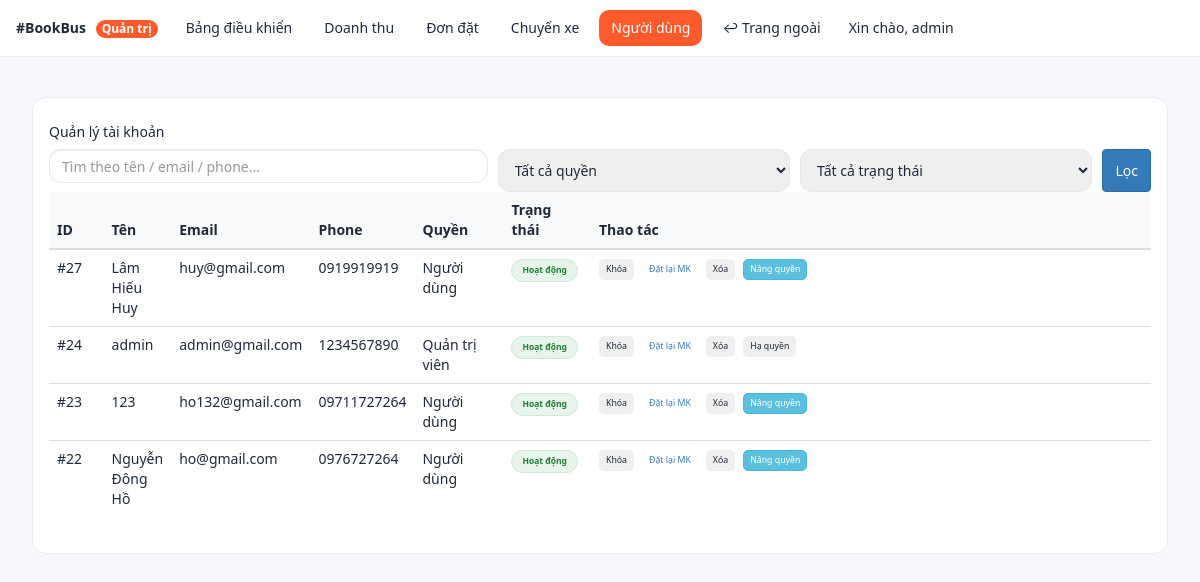
The app's page /admin/users.php (signed in), older data.
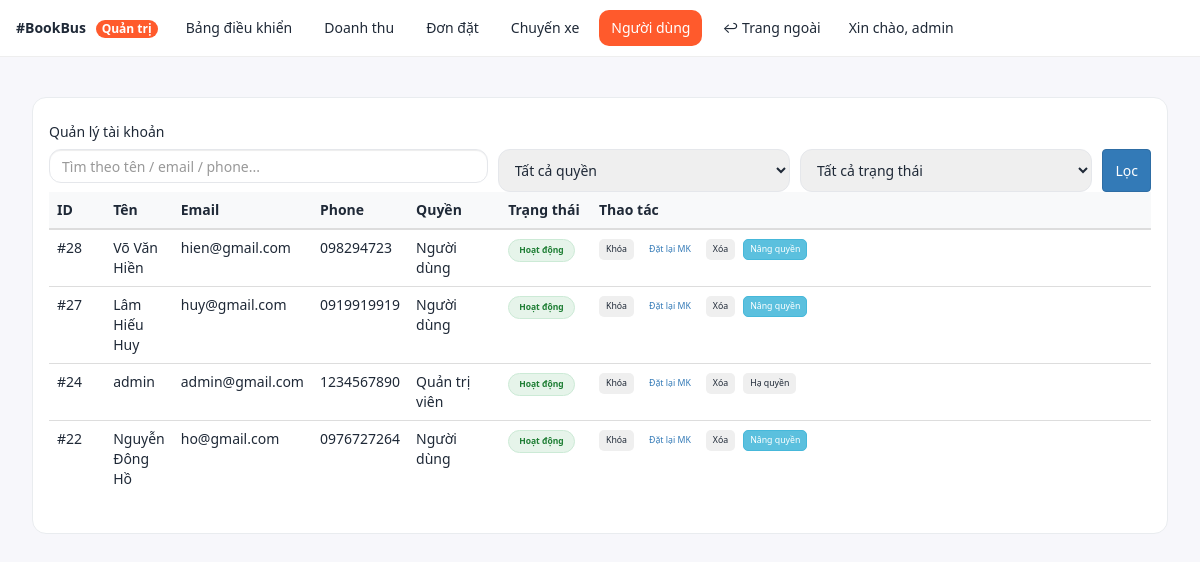
The same page, newer data.
### tables this page shows
CREATE TABLE daily_dangky (
  id INTEGER PRIMARY KEY AUTOINCREMENT,
  name TEXT NOT NULL,
  email TEXT NOT NULL UNIQUE,
  phone TEXT,
  password TEXT NOT NULL,
  created_at TEXT DEFAULT (datetime('now', 'localtime'))
, role INTEGER NOT NULL DEFAULT 0, status INTEGER NOT NULL DEFAULT 1, deleted_at TEXT NULL);

### admin/users.php (the view, shortened to what this page needs)
<?php
$active = "users";
require_once __DIR__ . "/_layout_top.php";
require_once __DIR__ . "/../libs/db.php";
$keyword = trim($_GET['q'] ?? '');
$params = [];
$sql = "
  SELECT id, name, email, phone,
         COALESCE(role,0)   AS role,
         COALESCE(status,1) AS status,
         deleted_at
  FROM daily_dangky
";
$sql .= " ORDER BY id DESC";
$stmt = $pdo->prepare($sql);
$stmt->execute($params);
$rows = $stmt->fetchAll(PDO::FETCH_ASSOC);
?>
<div class="users-page">
  <div class="users-card">
    <div class="body">
      <h5 class="mb-3">Quản lý tài khoản</h5>
      <form class="filter-grid mb-3" method="get">
        <input type="text" class="form-control" name="q" value="<?= htmlspecialchars($keyword) ?>" placeholder="Tìm theo tên / email / phone...">
        <select name="role" class="form-select">
          <option value="">Tất cả quyền</option>
        </select>
        <select name="status" class="form-select">
          <option value="">Tất cả trạng thái</option>
        </select>
        <button class="btn btn-primary">Lọc</button>
      </form>
      <div class="table-responsive">
        <table class="table align-middle">
          <thead>
            <tr>
              <th style="width:80px">ID</th>
              <th>Tên</th>
              <th>Email</th>
              <th>Phone</th>
              <th style="width:140px">Quyền</th>
              <th style="width:140px">Trạng thái</th>
              <th style="min-width:560px">Thao tác</th>
            </tr>
          </thead>
          <tbody>
          <?php if (empty($rows)): ?>
            <tr>
              <td colspan="7" class="text-center text-muted py-5">
                Không có dữ liệu phù hợp.
              </td>
            </tr>
          <?php else: ?>
            <?php foreach ($rows as $u): ?>
            <tr>
              <td>#<?= $u['id'] ?></td>
              <td><?= htmlspecialchars($u['name'] ?? '') ?></td>
              <td><?= htmlspecialchars($u['email'] ?? '') ?></td>
              <td><?= htmlspecialchars($u['phone'] ?? '') ?></td>
              <td><?= (int)$u['role']===1 ? 'Quản trị viên' : 'Người dùng' ?></td>
              <td>
                <?php if (!empty($u['deleted_at'])): ?>
                  <span class="badge-round badge-muted">Đã xoá</span>
                <?php else: ?>
                  <?php if ((int)$u['status']===1): ?>
                    <span class="badge-round badge-green">Hoạt động</span>
                  <?php else: ?>
                    <span class="badge-round badge-red">Ngưng hoạt động</span>
                  <?php endif; ?>
                <?php endif; ?>
              </td>
              <td>
                <div class="actions">
                  <?php if (empty($u['deleted_at'])): ?>
                    <form method="post" action="users_action.php" class="m-0 needs-confirm"
                          data-confirm="Xác nhận <?= ((int)$u['status']===1?'KHÓA':'MỞ KHÓA') ?> tài khoản này?">
                      <button class="btn <?= (int)$u['status']===1 ? 'btn-outline-warning' : 'btn-outline-success' ?>">
                        <?= (int)$u['status']===1?'Khóa':'Mở khóa' ?>
                      </button>
                    </form>
                    <a class="btn btn-outline-primary" href="users_reset.php?id=<?=$u['id']?>">
                      Đặt lại MK
                    </a>
                    <form method="post" action="users_action.php" class="m-0 needs-confirm"
                          data-confirm="Xác nhận XOÁ tài khoản này (xoá mềm)?">
                      <button class="btn btn-outline-danger">
                        Xóa
                      </button>
                    </form>
                  <?php endif; ?>
                  <?php if ((int)$u['role']===0): ?>
                    <form method="post" action="users_action.php" class="m-0 needs-confirm"
                          data-confirm="Nâng quyền quản trị cho tài khoản này?">
                      <button class="btn btn-info text-white">
                        Nâng quyền
                      </button>
                    </form>
                  <?php else: ?>
                    <form method="post" action="users_action.php" class="m-0 needs-confirm"
                          data-confirm="Hạ quyền xuống người dùng thường?">
                      <button class="btn btn-secondary">
                        Hạ quyền
                      </button>
                    </form>
                  <?php endif; ?>
                </div>
              </td>
            </tr>
            <?php endforeach; ?>
          <?php endif; ?>
          </tbody>
        </table>
      </div>
    </div>
  </div>
</div>
<?php require_once __DIR__ . "/_layout_bottom.php"; ?>

### admin/_layout_top.php (shortened to what this page needs)
<!doctype html>
<html lang="vi">
<head>
  <link rel="stylesheet" href="../css/bootstrap.min.css">
  <link rel="stylesheet" href="assets/admin.css">
</head>
<body class="admin-body">
  <header class="admin-header">
    <div class="brand">
      <a href="index.php" class="brand-link">#BookBus <span class="badge">Quản trị</span></a>
    </div>
    <nav class="admin-nav">
      <a class="nav-link <?= ($active ?? '')==='dashboard'?'active':'' ?>" href="index.php">Bảng điều khiển</a>
      <a class="nav-link <?= ($active ?? '')==='revenue'?'active':'' ?>" href="doanhthu.php">Doanh thu</a>
      <a class="nav-link <?= ($active ?? '')==='orders'?'active':'' ?>" href="orders.php">Đơn đặt</a>
      <a class="nav-link <?= ($active ?? '')==='trips'?'active':'' ?>" href="trips.php">Chuyến xe</a>
      <a class="nav-link <?= ($active ?? '')==='users'?'active':'' ?>" href="users.php">Người dùng</a>
      <a class="nav-link" href="../trangchu.php">↩ Trang ngoài</a>
    </nav>
    <div class="admin-user">
      <span class="hello">Xin chào, <?= htmlspecialchars($_SESSION['user']['username'] ?? ($_SESSION['user']['email'] ?? 'admin')) ?></span>
    </div>
  </header>
  <main class="admin-main container-xl">

### admin/_layout_bottom.php (shortened to what this page needs)
</main>
</body>
</html>

### admin/assets/admin.css (style rules this page uses)
:root { --brand:#ff5a2c;--brand-ink:#1f2937;--muted:#6b7280;--bg:#f7f7fb;--card:#fff;--ring:rgba(255,90,44,.35) }
.admin-body { background:var(--bg);color:var(--brand-ink);font-family:system-ui,-apple-system,Segoe UI,Roboto,Helvetica,Arial,sans-serif }
.admin-header { position:sticky;top:0;z-index:100;display:flex;align-items:center;gap:16px;background:#fff;border-bottom:1px solid #eee;padding:10px 16px }
.brand-link { text-decoration:none;color:var(--brand-ink);font-weight:800 }
.brand .badge { background:var(--brand);color:#fff;font-size:12px;padding:3px 6px;border-radius:999px;margin-left:6px }
.admin-nav { display:flex;gap:8px }
.admin-nav .nav-link { padding:8px 12px;border-radius:10px;text-decoration:none;color:var(--brand-ink) }
.admin-nav .nav-link.active { background:var(--brand);color:#fff }
.admin-main { padding:24px 16px }
.form-control,.form-select { border-radius:12px;border:1px solid #e5e7eb;padding:10px 12px }

### admin/users.php (style rules this page uses)
.users-page { padding:16px }
.users-card { border:1px solid #e9ecef;border-radius:14px;background:#fff }
.users-card .body { padding:16px }
.filter-grid { display:grid;grid-template-columns:1.2fr .8fr .8fr auto;gap:10px }
.table thead th { background:#f8f9fa;font-weight:600 }
.badge-round { display:inline-block;padding:4px 10px;border-radius:999px;font-size:.85rem;font-weight:600 }
.badge-green { color:#1e7e34;background:#e6f4ea;border:1px solid #ccead6 }
.actions { display:flex;gap:8px;flex-wrap:wrap;align-items:center }
.actions .btn { padding:.35rem .6rem;border-radius:.5rem;font-size:.875rem }

Row changes from the older to the newer data that the page shows:
removed daily_dangky: id "23", name "123", email "ho132@gmail.com", phone "09711727264", shows "Người dùng", shows "Hoạt động"
added daily_dangky: id "28", name "Võ Văn Hiền", email "hien@gmail.com", phone "098294723", shows "Người dùng", shows "Hoạt động"
